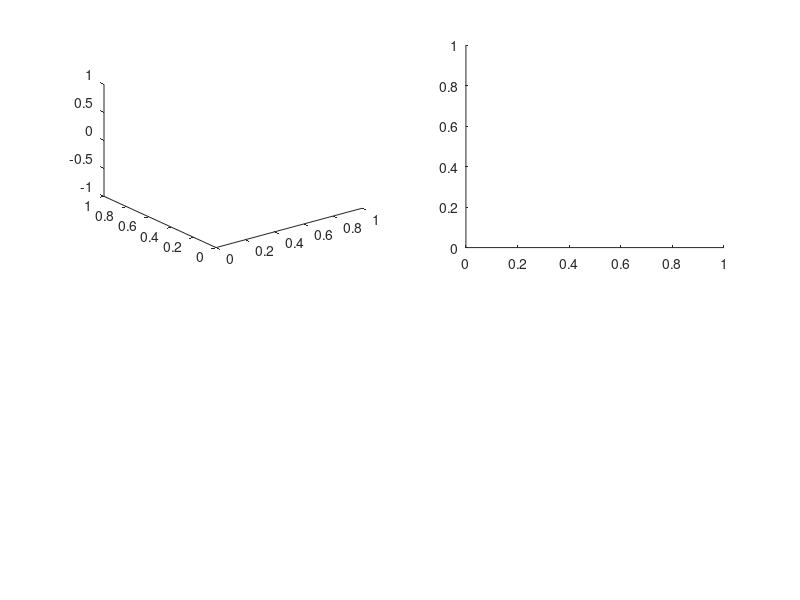

Here is the MATLAB script that generated this plot: (Note: this script raises an error after producing the figure.)
function bayesRiskDemo()

% draw_bayesrisk.m
% Illustrates the symmetry of Bayesian and Frequentist Decision Theory.
%
%PMTKauthor Gabriel Goh.
% 10 Jan 2010

range = 10;
res = 0.1;

[theta, x_bar] = meshgrid(-range:res:range,-range:res:range);

% Number of observations. Note that as n increases, both the Bayesian and
% Frequentist estimates become sharper and converge to each other.
n = 1

% Where to place the camera
V =[[-0.6561    0.7547         0   -0.0493];
    [-0.4436   -0.3856    0.8090    0.0101];
    [-0.6106   -0.5308   -0.5878    9.5248];
    [     0         0         0    1.0000]];

% If you get weird errors about the view function, uncomment the line
% below.
V = 3
normpdf = @(val,mean,sd) (1/(2*pi*sd^2))*exp(-(val-mean).^2/(2*sd));
%% Frequentist Diagrams

figure;

subplot(2,2,1)

% L(theta,delta(x))*P(x_bar|theta)
fn =  @(theta_ij,x_bar_ij)((theta_ij - (1)*x_bar_ij)^2)*normpdf(x_bar_ij,theta_ij,1/n);

lines3d(theta,x_bar,fn,...
        'xcol', @(X)[exp(-(X.^2)/10), 0, 0],...
        'ydraw', 0,...
        'border',50,...
        'axis',[-5  5 -5  5]);
view(V)
%view(V(:,1:3))

subplot(2,2,2)

% P(x_bar|theta)
fn =  @(theta_ij,x_bar_ij)normpdf(x_bar_ij,theta_ij,1/n);

lines3d(theta, x_bar, fn,...
        'xcol', @(X)[exp(-(X.^2)/10), 0, 0],...
        'ydraw', 0,...
        'xfunction',@(X)exp(-X.^2)/5, ...
        'xsum', 1,...
        'border',50,...
        'axis',[-5  5 -5  5]);
view(V)

subplot(2,2,3)

% L(theta,delta(x))*P(x_bar|theta)*P(theta)
fn =  @(theta_ij,x_bar_ij)((theta_ij - (1)*x_bar_ij)^2)*normpdf(x_bar_ij,theta_ij,1/n)*normpdf(theta_ij,0,1);

lines3d(theta, x_bar, fn,...
        'ydraw', 0,...
        'xsum',1,...
        'border',50,...
        'axis',[-5  5 -5  5]);
view(V)
    
subplot(2,2,4)

% L(theta,delta(x))
fn =  @(theta_ij,x_bar_ij)((theta_ij - (1)*x_bar_ij)^2);

lines3d(theta, x_bar ,fn,...
        'ydraw', 0,...
        'scale',1,...
        'border',50,...
        'axis',[-5  5 -5  5]);
view(V)
    
%% Bayesian Diagramz
figure

% P(theta|x_bar) 
subplot(2,2,1)

fn =  @(theta_ij,x_bar_ij)normpdf(theta_ij,n*x_bar_ij/(1+n),1/(1+n));

lines3d(theta,x_bar,fn,...
        'ycol', @(X)[0, 0, exp(-(X.^2)/10)],...
        'xdraw', 0,...
        'border',50,...
        'axis',[-5  5 -5  5]);

view(V)

subplot(2,2,2)

%  L(theta,delta(x))*P(theta|x_bar) 
fn =  @(theta_ij,x_bar_ij)((theta_ij - (1)*x_bar_ij)^2)*normpdf(theta_ij,n*x_bar_ij/(1+n),1/(1+n));

lines3d(theta, x_bar, fn,...
        'ycol', @(Y)[0, 0, exp(-((1*Y).^2)/10)],...
        'xdraw', 0,...
        'yfunction',@(X)5*exp(-(1*X).^2),...
        'ysum', 1,...
        'border',50,...
        'axis',[-5  5 -5  5]);

view(V)

subplot(2,2,3)

% L(theta,delta(x))*P(theta|x_bar)*P(theta)
fn =  @(theta_ij,x_bar_ij)((theta_ij - (1)*x_bar_ij)^2)*normpdf(x_bar_ij,theta_ij,1/n)*normpdf(theta_ij,0,1);

lines3d(theta, x_bar, fn,...
        'ycol', @(Y)[0, 0, exp(-((1*Y).^2)/10)],...
        'xdraw', 0,...
        'ysum', 1,...
        'border',50,...
        'axis',[-5  5 -5  5]);

view(V)

subplot(2,2,4)

% L(theta,delta)
fn =  @(theta_ij,x_bar_ij)((theta_ij - (1)*x_bar_ij)^2);

lines3d(theta, x_bar, fn,...
        'xdraw', 0,...
        'scale',1,...
        'border',50,...
        'axis',[-5  5 -5  5]);

view(V)

end

function [L] = lines3d( X, Y, f , varargin )
%LINES3D - Draw a 3d function, f, as a series of line segments.
%
% Syntax:  lines3d(x,y,f,....)
%
% Inputs:
%   x - matrix of x values (produced by meshgrid)
%   y - matrix of y values (produced by meshgrid)
%   f - function with two parameters returning a single value to be
%   calculated.
% 
% Optional Parameters:
%   border - truncate "border" number of pixels when doing the plot. This
%   function is useful if you wish to draw the sum beyond the current 
%   plotting range
%   xdraw/ydraw - set to 0 to not draw lines along the x axis
%   xcol/ycol - function defining the color gradient of the lines
%   yfunction/xfunction - plot an "extra" function on the borders.
%   scale - adjust the plotting range of the z values by adjusting the
%   value of scale
%   sumscale - adjust the sum by a factor of sumscale
%   xsum/ysum - set to 1 to permit drawing of the sum of the values in x
%   and y respectively (this can be intepreted as integrating the line in
%   question using quardrature)
%   axis - x and y axis
%
% Outputs:
%    L - height matrix of function evaluated at f(x(i),y(j))
%
% Example: 
%   [x,y] = meshgrid(-1:0.01:1)
%   lines3d(x,y,@(x,y) (x+y)^2)
%
%
% this may look strange, but computing normpdf directly is no faster or
% more stable than exp(normpdfln).


% Draw a 3d function, f, as a series of line segments.

p = inputParser;   % Create an instance of the inputParser class.
p.addOptional('border', 1 );
p.addOptional('xdraw', 1);
p.addOptional('ydraw', 1);
p.addOptional('xcol', @(c)[0, 0, 0] );
p.addOptional('ycol', @(c)[0, 0, 0] );
p.addOptional('yfunction', 0);
p.addOptional('xfunction', 0);
p.addOptional('sumscale', 1/16);
p.addOptional('scale',2);
p.addOptional('xsum',0);
p.addOptional('ysum',0);
p.addOptional('axis',[]);

p.parse(varargin{:});
p.Results


[n,m] = size(X);

L = zeros(n,m);

for i = 1:n
    for j = 1:m
       L(i,j) = f(X(i,j),Y(i,j));
    end
end

sumXY = sum(L);
sumYX = sum(L,2)';

% We may wish to integrate beyond the boundaries of the matrix. To do so,
% I generate matrix larger than the displayed matrix, and sum over the
% larger matrix, but crop out 

k = p.Results.border;
L = L(k:end-k,k:end-k);
X = X(k:end-k,k:end-k);
Y = Y(k:end-k,k:end-k);
sumXY = sumXY(k:end-k);
sumYX = sumYX(k:end-k);

hold on
grid off

if ~isempty(p.Results.axis)
    axis([p.Results.axis,...   
          0    p.Results.scale*max(max(L))])
end

% New size, after crop
[n,] = size(X);

xcol = p.Results.xcol;
ycol = p.Results.ycol;

for i = fliplr(1:4:n)

    if p.Results.xdraw
        color = xcol(X(1,i));
        plot3(Y(:,i), X(:,i), L(:,i),'Color',color,'LineWidth',1)
    end
    
    if p.Results.ydraw
        color = ycol(Y(i,1));
        plot3(X(:,i), Y(:,i), L(i,:),'Color',color,'LineWidth',1)
    end
    
end

sumscale = p.Results.sumscale;

if p.Results.xsum
    plot3(X(:,end), Y(:,1), sumXY*sumscale ,'b','LineWidth',2);
end

if p.Results.ysum
    plot3(Y(:,1), X(:,end), sumYX*sumscale ,'b','LineWidth',2);
end

if strcmp(class(p.Results.yfunction), 'function_handle')
    frontf = p.Results.yfunction;
    plot3(Y(:,1), X(:,1), frontf(Y(:,1)),'b','LineWidth',2);
end

if strcmp(class(p.Results.xfunction), 'function_handle')
   sidef = p.Results.xfunction;
   plot3(X(:,1), Y(:,1), sidef(X(1,:)),'b','LineWidth',2);
end

end
